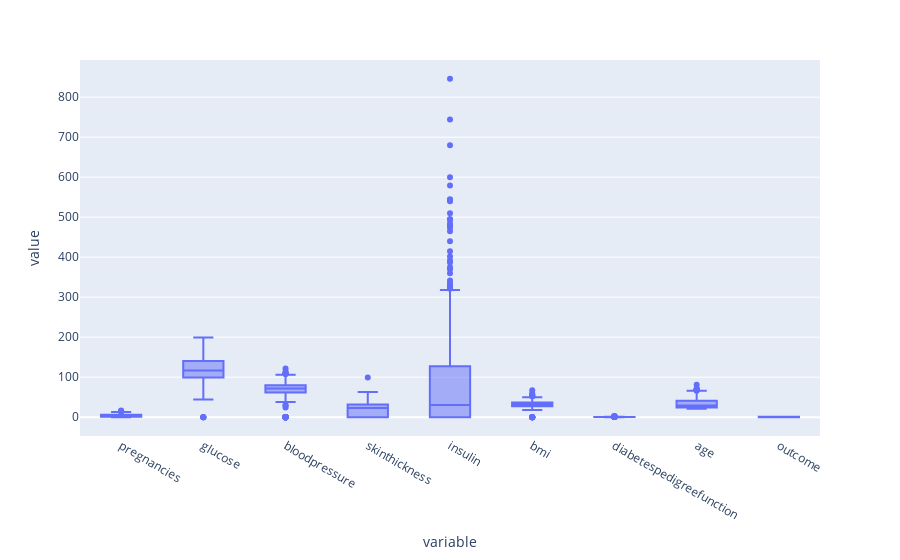

Notebook code for this chart:
### Markdown cell above
from Above Result, it can be seen that the 3 Features ['glucose', 'skinthickness', 'bmi'] are having symmetric distribution as per rule of Thumb but we still need to find out if there are any outliers available or not in whole dataset. for that we will use any of the one method from Standard deviation or IQR range.

### Code cell
import plotly.express as px
fig = px.box(df)
fig.show()

### Figure 1 — Plotly figure (JSON) as saved in the notebook; plotly's stock layout.template omitted (floating-point values rounded to 4 significant figures; data arrays with more than 128 entries replaced by an {"elided": "..."} marker saying what was removed)
{"data": [{"alignmentgroup": "True", "hovertemplate": "variable=%{x}<br>value=%{y}<extra></extra>", "legendgroup": "", "marker": {"color": "#636efa"}, "name": "", "notched": false, "offsetgroup": "", "orientation": "v", "showlegend": false, "type": "box", "x": {"elided": "6912 str values"}, "x0": " ", "xaxis": "x", "y": {"elided": "6912 float values"}, "y0": " ", "yaxis": "y"}], "layout": {"boxmode": "group", "legend": {"tracegroupgap": 0}, "margin": {"t": 60}, "xaxis": {"anchor": "y", "domain": [0, 1], "title": {"text": "variable"}}, "yaxis": {"anchor": "x", "domain": [0, 1], "title": {"text": "value"}}}}
